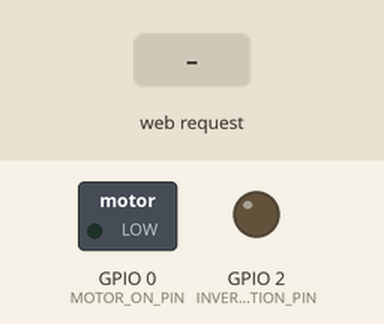
A sketch run on a simulated ESP8266 (NodeMCU). Shown: switched loads named in the sketch (green lamp = pin HIGH), output pins drawn as LEDs (lit = HIGH). The inputs (shaded band) are chosen by the test bench. WiFi joins after 1.5 s; servers stay silent unless stated; what the sketch prints to the serial monitor is not drawn.

Above: at 2.7 s.
2.8 s: HTTP request GET /caselev received
At 4.1 s:
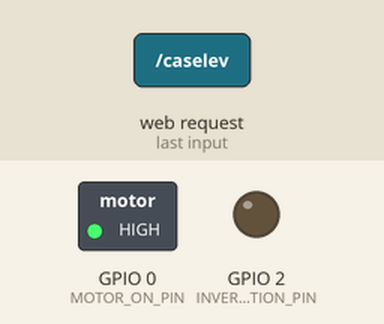
Timing chart, 0 to 14.3 s (numbered marks = the images above; inputs shaded):
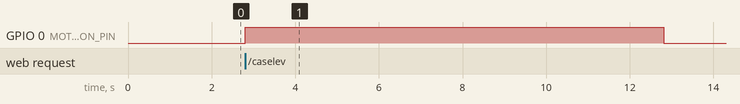

Measured:
- after the input at 2.8 s, GPIO 0 (MOTOR_ON_PIN): LOW → HIGH at once, → LOW 10.0 s later

The sketch:

MAIN.ino
```cpp
#include <ESP8266WiFi.h>
#include <WiFiClient.h>
#include <ESP8266WebServer.h>
#include <ESP8266mDNS.h>
#include <ESP8266WiFiMulti.h>
#include "NTPClient.h"
#include "WiFiUdp.h"

#define LAND_TIME 9500 // The timing duration for the procedure of landing;
#define LIFT_TIME 10000 // The timing duration for the procedure of lifting;

#define MOTOR_ON_PIN 0 //The Pin for powering on the motor;
#define INVERT_ROTATION_PIN 2 //The Pin for Inverting Rotation of the motor;

int timeclock = 0, seconds = 0, minutes = 0, hours = 0;
const long OffsetSeconds = -10800; // Need to change per geographic region;
ESP8266WebServer server(80);
WiFiUDP ntpUDP;
NTPClient timeClient(ntpUDP, "a.ntp.br", OffsetSeconds); // Change NTP Server as needed;
WiFiClient client;
bool inoper = false;


/// Model V1.0, IGNUM01 protocol will be implemented in future versions, still need a lot of work in automation parts;

/// Main Code for the SPARTAN_SMART_CURTAIN Project, a simplified version without real command security,
/// designed for Home/Learning uses, not designed for industrial applications, free code to modify as
/// needed, developed by Doctor Machine (also known as Felipe);

void setup(void) {

  pinMode(MOTOR_ON_PIN, OUTPUT);
  pinMode(INVERT_ROTATION_PIN, OUTPUT);


  Serial.begin(115200);

  Serial.println("\nStarting System...");
  WiFi.mode(WIFI_STA);
  WiFi.hostname("SPARTAN_CURTAIN");
  ESP8266WiFiMulti wifiMultiSSID;

  wifiMultiSSID.addAP("1st_Wifi_Network", "wifi_password");
  wifiMultiSSID.addAP("2nd_Wifi_Network", "wifi_password");

  if (wifiMultiSSID.run() == WL_CONNECTED)
      {
      timeClient.begin();

      Serial.print("Connected to ");
      Serial.println(WiFi.SSID());
      Serial.print("IP address: ");
      Serial.println(WiFi.localIP());

      if (MDNS.begin("esp8266")) {
        Serial.println("MDNS started");
      }
    }

  server.on("/", []{

    String report = "Spartan Smart Curtain\nSlave_Client_1.0\n";
    report += "\n" + String (timeClient.getHours()) + ":" + String(timeClient.getMinutes());
    server.send(200, "text/plain", report);
  });

  server.on("/caselev", [] {
  Lift_Mode();
  server.send(200, "text/plain", "lifting_Curtains\n");
  });

  server.on("/casedes", [] {
  Land_Mode();
  server.send(200, "text/plain", "landing_Curtains\n");
  });

  server.begin();
}

void loop(void) {

  server.handleClient();
  MDNS.update();

  //UDP Clock Check;

      if (timeclock == 200){
      timeClient.update();

      seconds = timeClient.getSeconds();
      minutes = timeClient.getMinutes();
      hours = timeClient.getHours();
      timeclock = 0;

        //scheduled tasks example;
        if ((hours == 6) && (minutes == 0) && (seconds <= 8)){
            Lift_Mode();
        }

      }

  timeclock++;
  delay(100);

}

void Lift_Mode(){

  if (!inoper){
    digitalWrite(MOTOR_ON_PIN, HIGH);
    inoper = true;
    delay(LIFT_TIME); // the timing for operation of the motor
    inoper = false;
    digitalWrite(MOTOR_ON_PIN, LOW);
  }
}

void Land_Mode(){

  if (!inoper){
    inoper = true;
    digitalWrite(MOTOR_ON_PIN, HIGH);
    digitalWrite(INVERT_ROTATION_PIN, HIGH);
    delay(LAND_TIME);
    inoper = false;
    digitalWrite(MOTOR_ON_PIN, LOW);
    digitalWrite(INVERT_ROTATION_PIN, LOW);
  }
}
```
